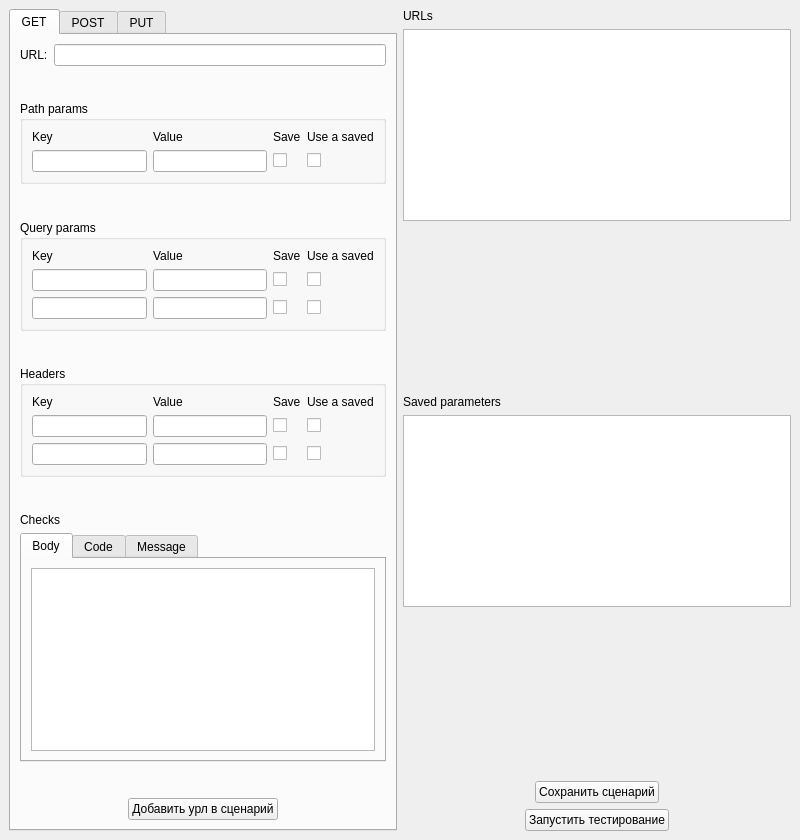
<?xml version="1.0" encoding="UTF-8"?>
<ui version="4.0">
 <class>MainWindow</class>
 <widget class="QMainWindow" name="MainWindow">
  <property name="geometry">
   <rect>
    <x>0</x>
    <y>0</y>
    <width>800</width>
    <height>840</height>
   </rect>
  </property>
  <property name="windowTitle">
   <string>MainWindow</string>
  </property>
  <widget class="QWidget" name="centralwidget">
   <layout class="QHBoxLayout" name="horizontalLayout_4">
    <item>
     <widget class="QTabWidget" name="tabWidget">
      <property name="currentIndex">
       <number>0</number>
      </property>
      <widget class="QWidget" name="get_tab">
       <attribute name="title">
        <string>GET</string>
       </attribute>
       <layout class="QVBoxLayout" name="verticalLayout">
        <item>
         <layout class="QHBoxLayout" name="horizontalLayout">
          <item>
           <widget class="QLabel" name="label">
            <property name="text">
             <string>URL:</string>
            </property>
           </widget>
          </item>
          <item>
           <widget class="QLineEdit" name="url_lineEdit"/>
          </item>
         </layout>
        </item>
        <item>
         <spacer name="verticalSpacer_7">
          <property name="orientation">
           <enum>Qt::Vertical</enum>
          </property>
          <property name="sizeHint" stdset="0">
           <size>
            <width>20</width>
            <height>40</height>
           </size>
          </property>
         </spacer>
        </item>
        <item>
         <widget class="QGroupBox" name="path_params_groupBox">
          <property name="title">
           <string>Path params</string>
          </property>
          <layout class="QGridLayout" name="gridLayout_3">
           <item row="1" column="0">
            <widget class="QLineEdit" name="lineEdit"/>
           </item>
           <item row="1" column="2">
            <widget class="QCheckBox" name="checkBox_9">
             <property name="text">
              <string/>
             </property>
            </widget>
           </item>
           <item row="1" column="3">
            <widget class="QCheckBox" name="checkBox_10">
             <property name="text">
              <string/>
             </property>
            </widget>
           </item>
           <item row="1" column="1">
            <widget class="QLineEdit" name="lineEdit_6"/>
           </item>
           <item row="0" column="0">
            <widget class="QLabel" name="label_13">
             <property name="text">
              <string>Key</string>
             </property>
            </widget>
           </item>
           <item row="0" column="1">
            <widget class="QLabel" name="label_14">
             <property name="text">
              <string>Value</string>
             </property>
            </widget>
           </item>
           <item row="0" column="2">
            <widget class="QLabel" name="label_15">
             <property name="text">
              <string>Save</string>
             </property>
            </widget>
           </item>
           <item row="0" column="3">
            <widget class="QLabel" name="label_16">
             <property name="text">
              <string>Use a saved</string>
             </property>
            </widget>
           </item>
          </layout>
         </widget>
        </item>
        <item>
         <spacer name="verticalSpacer">
          <property name="orientation">
           <enum>Qt::Vertical</enum>
          </property>
          <property name="sizeHint" stdset="0">
           <size>
            <width>20</width>
            <height>40</height>
           </size>
          </property>
         </spacer>
        </item>
        <item>
         <widget class="QGroupBox" name="query_params_groupBox">
          <property name="title">
           <string>Query params</string>
          </property>
          <layout class="QGridLayout" name="gridLayout">
           <item row="1" column="3">
            <widget class="QCheckBox" name="checkBox_2">
             <property name="text">
              <string/>
             </property>
            </widget>
           </item>
           <item row="1" column="2">
            <widget class="QCheckBox" name="checkBox">
             <property name="text">
              <string/>
             </property>
            </widget>
           </item>
           <item row="1" column="0">
            <widget class="QLineEdit" name="lineEdit_2"/>
           </item>
           <item row="1" column="1">
            <widget class="QLineEdit" name="lineEdit_3"/>
           </item>
           <item row="3" column="0">
            <widget class="QLineEdit" name="lineEdit_4"/>
           </item>
           <item row="3" column="1">
            <widget class="QLineEdit" name="lineEdit_5"/>
           </item>
           <item row="0" column="2">
            <widget class="QLabel" name="label_5">
             <property name="text">
              <string>Save</string>
             </property>
            </widget>
           </item>
           <item row="0" column="1">
            <widget class="QLabel" name="label_4">
             <property name="text">
              <string>Value</string>
             </property>
            </widget>
           </item>
           <item row="3" column="2">
            <widget class="QCheckBox" name="checkBox_4">
             <property name="text">
              <string/>
             </property>
            </widget>
           </item>
           <item row="3" column="3">
            <widget class="QCheckBox" name="checkBox_3">
             <property name="text">
              <string/>
             </property>
            </widget>
           </item>
           <item row="0" column="0">
            <widget class="QLabel" name="label_3">
             <property name="text">
              <string>Key</string>
             </property>
            </widget>
           </item>
           <item row="0" column="3">
            <widget class="QLabel" name="label_6">
             <property name="text">
              <string>Use a saved</string>
             </property>
            </widget>
           </item>
          </layout>
         </widget>
        </item>
        <item>
         <spacer name="verticalSpacer_2">
          <property name="orientation">
           <enum>Qt::Vertical</enum>
          </property>
          <property name="sizeHint" stdset="0">
           <size>
            <width>20</width>
            <height>40</height>
           </size>
          </property>
         </spacer>
        </item>
        <item>
         <widget class="QGroupBox" name="headers_groupBox">
          <property name="title">
           <string>Headers</string>
          </property>
          <layout class="QGridLayout" name="gridLayout_2">
           <item row="0" column="3">
            <widget class="QLabel" name="label_9">
             <property name="text">
              <string>Use a saved</string>
             </property>
            </widget>
           </item>
           <item row="0" column="0">
            <widget class="QLabel" name="label_2">
             <property name="text">
              <string>Key</string>
             </property>
            </widget>
           </item>
           <item row="1" column="0">
            <widget class="QLineEdit" name="lineEdit_8"/>
           </item>
           <item row="0" column="2">
            <widget class="QLabel" name="label_8">
             <property name="text">
              <string>Save</string>
             </property>
            </widget>
           </item>
           <item row="0" column="1">
            <widget class="QLabel" name="label_7">
             <property name="text">
              <string>Value</string>
             </property>
            </widget>
           </item>
           <item row="1" column="1">
            <widget class="QLineEdit" name="lineEdit_9"/>
           </item>
           <item row="2" column="0">
            <widget class="QLineEdit" name="lineEdit_12"/>
           </item>
           <item row="2" column="1">
            <widget class="QLineEdit" name="lineEdit_13"/>
           </item>
           <item row="1" column="2">
            <widget class="QCheckBox" name="checkBox_5">
             <property name="text">
              <string/>
             </property>
            </widget>
           </item>
           <item row="1" column="3">
            <widget class="QCheckBox" name="checkBox_6">
             <property name="text">
              <string/>
             </property>
            </widget>
           </item>
           <item row="2" column="2">
            <widget class="QCheckBox" name="checkBox_7">
             <property name="text">
              <string/>
             </property>
            </widget>
           </item>
           <item row="2" column="3">
            <widget class="QCheckBox" name="checkBox_8">
             <property name="text">
              <string/>
             </property>
            </widget>
           </item>
          </layout>
         </widget>
        </item>
        <item>
         <spacer name="verticalSpacer_3">
          <property name="orientation">
           <enum>Qt::Vertical</enum>
          </property>
          <property name="sizeHint" stdset="0">
           <size>
            <width>20</width>
            <height>40</height>
           </size>
          </property>
         </spacer>
        </item>
        <item>
         <widget class="QLabel" name="label_10">
          <property name="text">
           <string>Checks</string>
          </property>
         </widget>
        </item>
        <item>
         <widget class="QTabWidget" name="checks_tabWidget">
          <property name="currentIndex">
           <number>0</number>
          </property>
          <widget class="QWidget" name="checks_body_tab">
           <attribute name="title">
            <string>Body</string>
           </attribute>
           <layout class="QVBoxLayout" name="verticalLayout_2">
            <item>
             <widget class="QTextEdit" name="textEdit"/>
            </item>
           </layout>
          </widget>
          <widget class="QWidget" name="checks_code_tab">
           <attribute name="title">
            <string>Code</string>
           </attribute>
           <layout class="QHBoxLayout" name="horizontalLayout_2">
            <item>
             <widget class="QTextEdit" name="textEdit_2"/>
            </item>
           </layout>
          </widget>
          <widget class="QWidget" name="checks_message_tab">
           <attribute name="title">
            <string>Message</string>
           </attribute>
           <layout class="QHBoxLayout" name="horizontalLayout_3">
            <item>
             <widget class="QTextEdit" name="textEdit_3"/>
            </item>
           </layout>
          </widget>
         </widget>
        </item>
        <item>
         <spacer name="verticalSpacer_4">
          <property name="orientation">
           <enum>Qt::Vertical</enum>
          </property>
          <property name="sizeHint" stdset="0">
           <size>
            <width>20</width>
            <height>40</height>
           </size>
          </property>
         </spacer>
        </item>
        <item>
         <layout class="QHBoxLayout" name="horizontalLayout_5">
          <item>
           <spacer name="horizontalSpacer_2">
            <property name="orientation">
             <enum>Qt::Horizontal</enum>
            </property>
            <property name="sizeHint" stdset="0">
             <size>
              <width>40</width>
              <height>20</height>
             </size>
            </property>
           </spacer>
          </item>
          <item>
           <widget class="QPushButton" name="save_url_pushButton">
            <property name="text">
             <string>Добавить урл в сценарий</string>
            </property>
           </widget>
          </item>
          <item>
           <spacer name="horizontalSpacer">
            <property name="orientation">
             <enum>Qt::Horizontal</enum>
            </property>
            <property name="sizeHint" stdset="0">
             <size>
              <width>40</width>
              <height>20</height>
             </size>
            </property>
           </spacer>
          </item>
         </layout>
        </item>
       </layout>
      </widget>
      <widget class="QWidget" name="post_tab">
       <property name="enabled">
        <bool>false</bool>
       </property>
       <attribute name="title">
        <string>POST</string>
       </attribute>
       <layout class="QVBoxLayout" name="verticalLayout_4"/>
      </widget>
      <widget class="QWidget" name="put_tab">
       <property name="enabled">
        <bool>false</bool>
       </property>
       <attribute name="title">
        <string>PUT</string>
       </attribute>
      </widget>
     </widget>
    </item>
    <item>
     <layout class="QVBoxLayout" name="verticalLayout_3">
      <item>
       <widget class="QLabel" name="label_11">
        <property name="text">
         <string>URLs</string>
        </property>
       </widget>
      </item>
      <item>
       <widget class="QListView" name="urls_listView"/>
      </item>
      <item>
       <spacer name="verticalSpacer_5">
        <property name="orientation">
         <enum>Qt::Vertical</enum>
        </property>
        <property name="sizeHint" stdset="0">
         <size>
          <width>20</width>
          <height>10</height>
         </size>
        </property>
       </spacer>
      </item>
      <item>
       <widget class="QLabel" name="label_12">
        <property name="text">
         <string>Saved parameters</string>
        </property>
       </widget>
      </item>
      <item>
       <widget class="QTableWidget" name="saved_params_tableWidget"/>
      </item>
      <item>
       <spacer name="verticalSpacer_6">
        <property name="orientation">
         <enum>Qt::Vertical</enum>
        </property>
        <property name="sizeHint" stdset="0">
         <size>
          <width>20</width>
          <height>40</height>
         </size>
        </property>
       </spacer>
      </item>
      <item>
       <layout class="QHBoxLayout" name="horizontalLayout_6">
        <item>
         <spacer name="horizontalSpacer_3">
          <property name="orientation">
           <enum>Qt::Horizontal</enum>
          </property>
          <property name="sizeHint" stdset="0">
           <size>
            <width>40</width>
            <height>20</height>
           </size>
          </property>
         </spacer>
        </item>
        <item>
         <widget class="QPushButton" name="save_case_pushButton">
          <property name="text">
           <string>Сохранить сценарий</string>
          </property>
         </widget>
        </item>
        <item>
         <spacer name="horizontalSpacer_4">
          <property name="orientation">
           <enum>Qt::Horizontal</enum>
          </property>
          <property name="sizeHint" stdset="0">
           <size>
            <width>40</width>
            <height>20</height>
           </size>
          </property>
         </spacer>
        </item>
       </layout>
      </item>
      <item>
       <layout class="QHBoxLayout" name="horizontalLayout_7">
        <item>
         <spacer name="horizontalSpacer_5">
          <property name="orientation">
           <enum>Qt::Horizontal</enum>
          </property>
          <property name="sizeHint" stdset="0">
           <size>
            <width>40</width>
            <height>20</height>
           </size>
          </property>
         </spacer>
        </item>
        <item>
         <widget class="QPushButton" name="start_test_case_pushButton">
          <property name="text">
           <string>Запустить тестирование</string>
          </property>
         </widget>
        </item>
        <item>
         <spacer name="horizontalSpacer_6">
          <property name="orientation">
           <enum>Qt::Horizontal</enum>
          </property>
          <property name="sizeHint" stdset="0">
           <size>
            <width>40</width>
            <height>20</height>
           </size>
          </property>
         </spacer>
        </item>
       </layout>
      </item>
     </layout>
    </item>
   </layout>
  </widget>
 </widget>
 <resources/>
 <connections/>
</ui>
